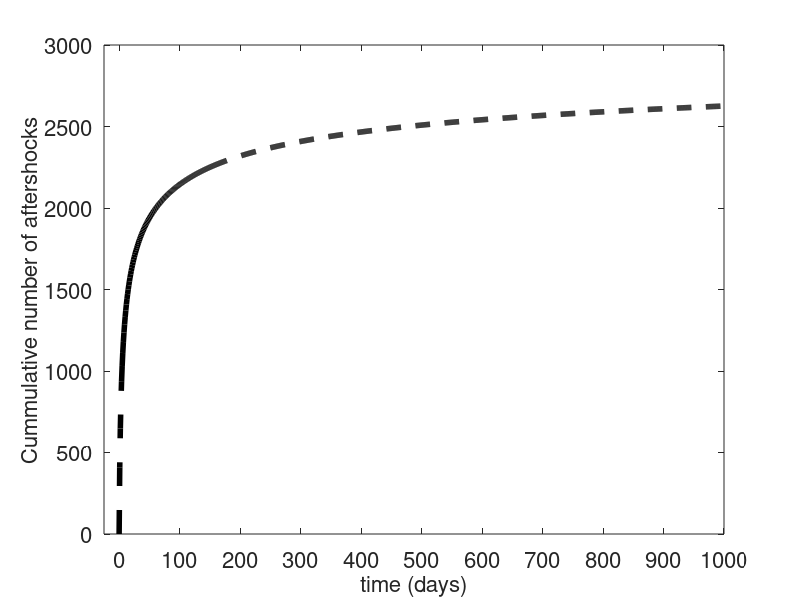

The MATLAB script that drew this image:
function [] = build_OmoriFigure()

% The purpose of this function is to build the Omori figure...

tstart = 4;
tdays = 150;
tend = tstart+tdays; 
ttotal = 1000;

Nstart =  Cumm_Omori(tstart)
Nend = Cumm_Omori(tend)
Ntotal = Cumm_Omori(ttotal)

prop_recorded = (Nend-Nstart)/Ntotal

t1 = [0:tstart];
N1 = Cumm_Omori(t1);
plot(t1,N1,'k--','linewidth',4)

t2 = [tstart:tend];
N2 = Cumm_Omori(t2);
hold on
plot(t2,N2,'k','linewidth',4)

tend2 = 1000;
t3 = [tend:tend2];
N3 = Cumm_Omori(t3);
plot(t3,N3,'k--','linewidth',4)

fsize = 16;
set(gca,'fontsize',fsize)
xlabel('time (days)','fontsize',fsize)
ylabel('Cummulative number of aftershocks','fontsize',fsize)

set(gca,'xlim',[-25, tend2],'xtick',[0:100:tend2])

print -depsc OmoriFigure.eps

function [N] = Cumm_Omori(t)
% Assume the following values
K = 906.5;
c = 1.433; 
p = 1.256;

N = K *( c^(1-p) - (t+c).^(1-p))/(p-1);
